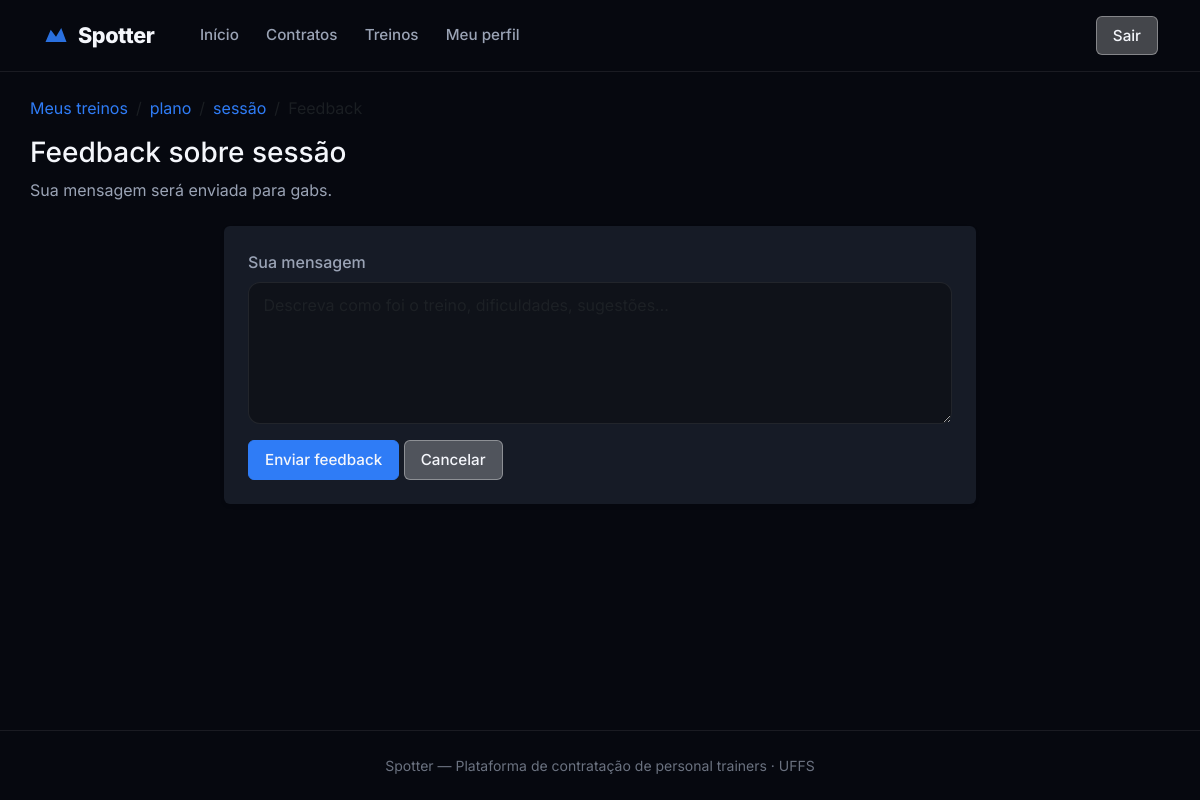
/aluno/planos/2/sessoes/4/feedback/ (signed in), run on the app's committed database.
### core/models/plano_treino.py (models this page shows, shortened)
class PlanoTreino(models.Model):
    contrato = models.ForeignKey(
        Contrato,
        on_delete=models.CASCADE,
        related_name="planos",
    )
    codigo = models.PositiveIntegerField(editable=False, default=0)
    nome = models.CharField(max_length=150)
    descricao = models.TextField(blank=True)
    ativo = models.BooleanField(default=True)
    criado_em = models.DateTimeField(auto_now_add=True)
    atualizado_em = models.DateTimeField(auto_now=True)
    objects = PlanoTreinoManager()
    class Meta:
        verbose_name = "Plano de Treino"
        verbose_name_plural = "Planos de Treino"
        ordering = ["-criado_em"]
        unique_together = ("contrato", "codigo")
        app_label = "core"

### core/models/sessao_treino.py (models this page shows, shortened)
class SessaoTreino(models.Model):
    plano = models.ForeignKey(
        PlanoTreino,
        on_delete=models.CASCADE,
        related_name="sessoes",
    )
    codigo = models.PositiveIntegerField(editable=False, default=0)
    nome = models.CharField(max_length=100, help_text="Ex: Treino A – Peito e Tríceps")
    dia_semana = models.CharField(
        max_length=3,
        choices=DIA_SEMANA_CHOICES,
        blank=True,
    )
    ordem = models.PositiveSmallIntegerField(default=1)
    class Meta:
        verbose_name = "Sessão de Treino"
        verbose_name_plural = "Sessões de Treino"
        ordering = ["ordem"]
        unique_together = ("plano", "codigo")
        app_label = "core"

### core/models/contrato.py (models this page shows, shortened)
class Contrato(models.Model):
    STATUS_PENDENTE = "pendente"
    STATUS_ATIVO = "ativo"
    STATUS_ENCERRADO = "encerrado"
    STATUS_RECUSADO = "recusado"
    STATUS_CHOICES = [
        (STATUS_PENDENTE, "Pendente"),
        (STATUS_ATIVO, "Ativo"),
        (STATUS_ENCERRADO, "Encerrado"),
        (STATUS_RECUSADO, "Recusado"),
    ]
    personal = models.ForeignKey(
        PerfilPersonal,
        on_delete=models.PROTECT,
        related_name="contratos",
    )
    aluno = models.ForeignKey(
        PerfilAluno,
        on_delete=models.PROTECT,
        related_name="contratos",
    )
    codigo = models.PositiveIntegerField(editable=False, default=0)
    status = models.CharField(
        max_length=12,
        choices=STATUS_CHOICES,
        default=STATUS_PENDENTE,
    )
    criado_em = models.DateTimeField(auto_now_add=True)
    aceito_em = models.DateTimeField(null=True, blank=True)
    encerrado_em = models.DateTimeField(null=True, blank=True)
    objects = ContratoManager()
    class Meta:
        verbose_name = "Contrato"
        verbose_name_plural = "Contratos"
        unique_together = ("personal", "aluno", "codigo")
        app_label = "core"

### core/models/perfil_personal.py (models this page shows, shortened)
class PerfilPersonal(models.Model):
    usuario = models.OneToOneField(
        Usuario,
        on_delete=models.CASCADE,
        related_name="perfil_personal",
        limit_choices_to={"tipo": Usuario.PERSONAL},
    )
    cref = models.CharField(max_length=20, unique=True)
    especialidades = models.TextField(
        blank=True,
        help_text="Ex: musculação, funcional, pilates",
    )
    bio = models.TextField(blank=True)
    latitude = models.FloatField(null=True, blank=True)
    longitude = models.FloatField(null=True, blank=True)
    avaliacao_media = models.FloatField(
        default=0.0,
        validators=[MinValueValidator(0.0), MaxValueValidator(5.0)],
    )
    objects = PerfilPersonalManager()
    class Meta:
        verbose_name = "Perfil Personal"
        verbose_name_plural = "Perfis Personal"

### core/models/usuario.py (models this page shows, shortened)
class Usuario(AbstractBaseUser, PermissionsMixin):
    ALUNO = "aluno"
    PERSONAL = "personal"
    ADMIN = "admin"
    TIPO_CHOICES = [
        (ALUNO, "Aluno"),
        (PERSONAL, "Personal Trainer"),
        (ADMIN, "Administrador"),
    ]
    nome = models.CharField(max_length=150)
    email = models.EmailField(unique=True)
    tipo = models.CharField(max_length=10, choices=TIPO_CHOICES, default=ALUNO)
    cidade = models.CharField(max_length=100, blank=True)
    estado = models.CharField(max_length=2, blank=True)
    cep = models.CharField(max_length=9, blank=True)
    is_active = models.BooleanField(default=True)
    is_staff = models.BooleanField(default=False)
    criado_em = models.DateTimeField(auto_now_add=True)
    groups = models.ManyToManyField(
        "auth.Group",
        blank=True,
        related_name="usuario_set",
    )
    user_permissions = models.ManyToManyField(
        "auth.Permission",
        blank=True,
        related_name="usuario_set",
    )
    objects = UsuarioManager()
    USERNAME_FIELD = "email"
    REQUIRED_FIELDS = ["nome"]
    class Meta:
        verbose_name = "Usuário"
        verbose_name_plural = "Usuários"
    @property
    def eh_personal(self):
        return self.tipo == self.PERSONAL
    @property
    def eh_aluno(self):
        return self.tipo == self.ALUNO

### core/views/aluno/avaliacao/feedback_sessao.py (the view, shortened to what this page needs)
class AlunoFeedbackSessaoView(AlunoRequiredMixin, CreateView):
    model = Feedback
    form_class = FeedbackForm
    template_name = "core/aluno/feedback_sessao.html"
    def dispatch(self, request, *args, **kwargs):
        self.plano = get_plano_do_aluno(request.user, kwargs["plano_pk"])
        self.sessao = get_sessao_do_aluno(
            request.user,
            kwargs["plano_pk"],
            kwargs["sessao_pk"],
        )
        return super().dispatch(request, *args, **kwargs)
    def get_context_data(self, **kwargs):
        context = super().get_context_data(**kwargs)
        context.update({
            "plano": self.plano,
            "sessao": self.sessao,
        })
        return context

### core/forms/feedback.py
class FeedbackForm(forms.ModelForm):
    class Meta:
        model = Feedback
        fields = ["mensagem"]
        widgets = {
            "mensagem": forms.Textarea(
                attrs={
                    "class": "form-control",
                    "rows": 5,
                    "placeholder": "Descreva como foi o treino, dificuldades, sugestões…",
                }
            ),
        }
        labels = {
            "mensagem": "Sua mensagem",
        }

### core/mixins.py (called while the page is built)
    def test_func(self):
        if self.tipo_requerido is None:
            return True
        return getattr(self.request.user, "tipo", None) == self.tipo_requerido

### core/models/plano_treino.py (called while the page is built)
    def por_aluno(self, aluno):
        from .usuario import Usuario
        if isinstance(aluno, Usuario):
            return (
                self.filter(contrato__aluno__usuario=aluno)
                .select_related("contrato__personal__usuario", "contrato__aluno__usuario")
                .order_by("-criado_em")
            )
        return (
            self.filter(contrato__aluno=aluno)
            .select_related("contrato__personal__usuario", "contrato__aluno__usuario")
            .order_by("-criado_em")
        )

    def get_queryset(self):
        return PlanoTreinoQuerySet(self.model, using=self._db)

    def por_aluno(self, aluno):
        return self.get_queryset().por_aluno(aluno)

### core/views/aluno/helpers.py (called while the page is built)
def get_plano_do_aluno(user, plano_pk):
    return get_object_or_404(
        PlanoTreino.objects.por_aluno(user).prefetch_related(
            "sessoes__exercicios",
        ),
        pk=plano_pk,
    )

def get_sessao_do_aluno(user, plano_pk, sessao_pk):
    plano = get_plano_do_aluno(user, plano_pk)
    return get_object_or_404(
        plano.sessoes.prefetch_related("exercicios"),
        pk=sessao_pk,
    )

### core/templates/core/aluno/feedback_sessao.html (shortened to what this page needs)
{% extends "core/base.html" %}
{% block content %}
<div class="container py-4">
    <nav aria-label="breadcrumb" class="mb-3">
        <ol class="breadcrumb">
            <li class="breadcrumb-item">
                <a href="{% url 'core:aluno_planos' %}">Meus treinos</a>
            </li>
            <li class="breadcrumb-item">
                <a href="{% url 'core:aluno_plano_detail' plano.pk %}">{{ plano.nome }}</a>
            </li>
            <li class="breadcrumb-item">
                <a href="{% url 'core:aluno_sessao_detail' plano.pk sessao.pk %}">{{ sessao.nome }}</a>
            </li>
            <li class="breadcrumb-item active" aria-current="page">Feedback</li>
        </ol>
    </nav>
    <h1 class="h3 mb-2">Feedback sobre {{ sessao.nome }}</h1>
    <p class="text-muted mb-4">
        Sua mensagem será enviada para {{ plano.contrato.personal.usuario.nome }}.
    </p>
    <div class="row justify-content-center">
        <div class="col-md-8">
            <div class="card shadow-sm border-0">
                <div class="card-body p-4">
                    <form method="post">
                        {% for field in form %}
                        <div class="mb-3">
                            <label class="form-label">{{ field.label }}</label>
                            {{ field }}
                        </div>
                        {% endfor %}
                        <button type="submit" class="btn-outline-color btn-outline-blue">Enviar feedback</button>
                        <a href="{% url 'core:aluno_sessao_detail' plano.pk sessao.pk %}" class="btn-outline-color btn-outline-white">Cancelar</a>
                    </form>
                </div>
            </div>
        </div>
    </div>
</div>
{% endblock %}

### core/static/core/css/main.css (style rules this page uses)
:root { --bg-body: #06080f; --bg-surface: #0f1219; --bg-elevated: #161b26; --bg-glass: rgba(15, 18, 25, 0.82); --border-subtle: rgba(255, 255, 255, 0.08); --text-primary: #f4f6fb; --text-secondary: #9aa3b5; --text-muted: #6b7280; --accent-blue: #2f7cf6; --accent-blue-hover: #1a6ae8; --accent-blue-light: #5b9cff; --accent-red: #e63946; --bg-white-25: rgba(255, 255, 255, 0.25); --bg-white-35: rgba(255, 255, 255, 0.35); --border-white-35: rgba(255, 255, 255, 0.35); --radius-lg: 1.25rem; --radius-xl: 1.75rem; --nav-height: 72px; --shadow-dock: 0 24px 60px rgba(0, 0, 0, 0.55); }
*, *::before, *::after { box-sizing: border-box; }
body.theme-dark { font-family: 'Inter', system-ui, -apple-system, sans-serif; background: var(--bg-body); color: var(--text-primary); min-height: 100vh; }
a { color: var(--accent-blue); text-decoration: none; }
.theme-dark .form-control, .theme-dark .form-select { background: var(--bg-surface); border: 1px solid var(--border-subtle); color: var(--text-primary); border-radius: 0.75rem; padding: 0.65rem 0.9rem; }
.theme-dark .form-label { color: var(--text-secondary); font-weight: 500; }
.theme-dark .card { background: var(--bg-elevated); border: 1px solid var(--border-subtle); color: var(--text-primary); }
.theme-dark main > .container { padding: 2.5rem 0 4rem; }
.theme-dark .text-muted { color: var(--text-secondary) !important; }

### core/static/core/css/buttons.css (style rules this page uses)
.btn-outline-color { display: inline-block; text-align: center; text-decoration: none; background: transparent; border-radius: 6px; border-width: 1px; border-style: solid; cursor: pointer; transition: background 0.18s, color 0.18s; line-height: 1.4; font-size: 0.95rem; padding: 0.5rem 1rem; font-weight: 500; }
.btn-outline-blue { border-color: var(--accent-blue); color: var(--color-white); background: var(--accent-blue); }
.btn-outline-white { border-color: var(--border-white-35); color: var(--color-white); background: var(--bg-white-25); }

### data on the page
PlanoTreino: nome "plano", contrato.personal.usuario.nome "gabs"
SessaoTreino: nome "sessão"

### other printed values
{{ field.label }} "Sua mensagem"
